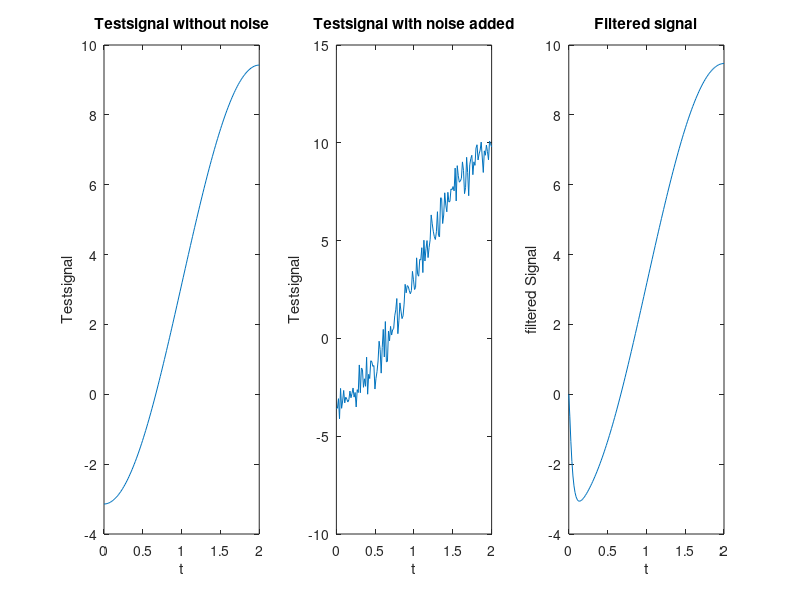
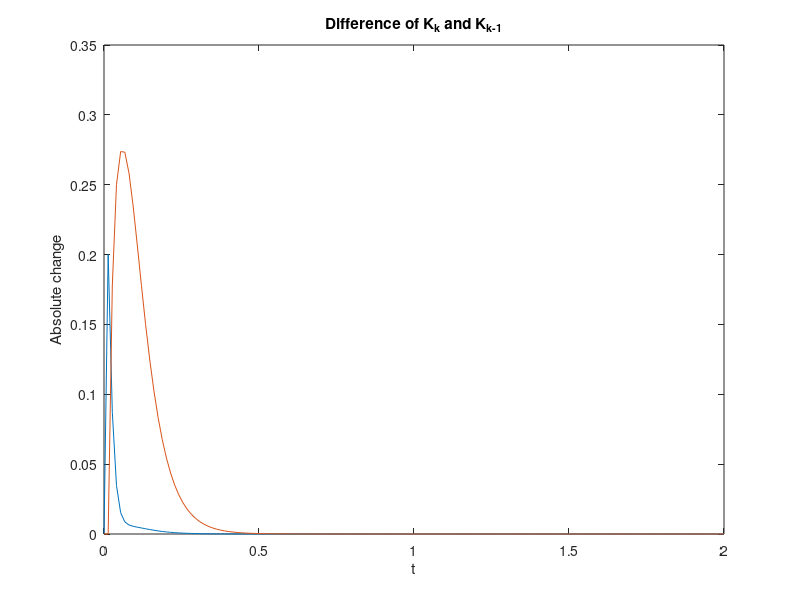
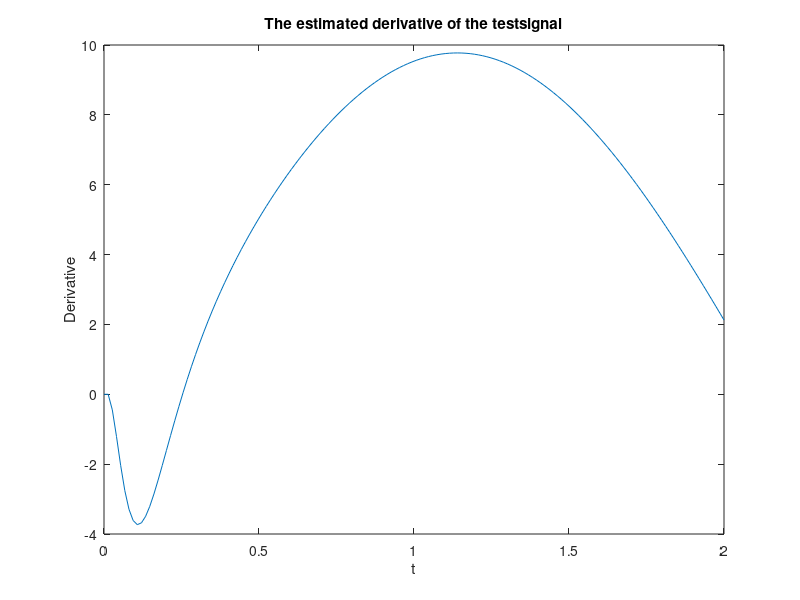

Here is the MATLAB script that generated these plots, in order:
fsensor = 75;
dT = 1/fsensor;
magneticSensorVariance = 5e-4;  % The variance according to datasheet is actually 2.5e-5, but since it is known that the system will catch noise, a much higher value is needed
imuSensorVariance = 2e-3;

N=150;

t = linspace(0, N*dT, N);
testsig = pi - 2*pi*cos(pi*t/2);
testsig2 = testsig + 0.5*randn(size(t)); % setting up the testsignal. Noise is added to the blank testsignal

A=[1 dT;
    0 1]; % The matrices according to the formulas

H=[1 0];

Q=[magneticSensorVariance 0;
    0 magneticSensorVariance/dT]; %this is actually magneticSensorVariance*fsensor, but because this seems harder to get notationally, the division by dT is used.

R=imuSensorVariance;

xkCorrected = [0; 0];
PkCorrection = zeros(2);
Kprev = zeros(2,1);
K = zeros(2,1);
xfinal = zeros(1,N);
xfinalspeed = zeros(1,N);
KdiffRow = zeros(2,N);

for i=1:1:N % recursively estimate the signals according to the formulas

  xkEstimate = A*xkCorrected;
  PkEstimate = A*PkCorrection*A' + Q;

  Kprev=K;

  K = PkCorrection*H'*inv(H*PkCorrection*H'+R);

  Kdiff = K - Kprev;
  KdiffRow(:,i) = Kdiff;
  xkCorrected = xkEstimate + K*(testsig(i)-H*xkEstimate);
  xfinal(i) = xkCorrected(1);
  xfinalspeed(i) = xkCorrected(2);
  PkCorrection = (eye(2)-K*H)*PkEstimate;

end

% Plotting

figure('Name', 'Signal Overview');
subplot(1,3,1);plot(t, testsig); xlabel("t");ylabel("Testsignal");title("Testsignal without noise");
subplot(1,3,2);plot(t, testsig2); xlabel("t");ylabel("Testsignal");title("Testsignal with noise added");
subplot(1,3,3);plot(t, xfinal); xlabel("t");ylabel("filtered Signal");title("Filtered signal");

figure('Name', 'Absolute change of the Kalman Gain');
plot(t, KdiffRow); xlabel("t");ylabel("Absolute change");title("Difference of K_k and K_{k-1}");

figure('Name', 'Estimated derivative');
plot(t, xfinalspeed); xlabel("t");ylabel("Derivative");title("The estimated derivative of the testsignal");
